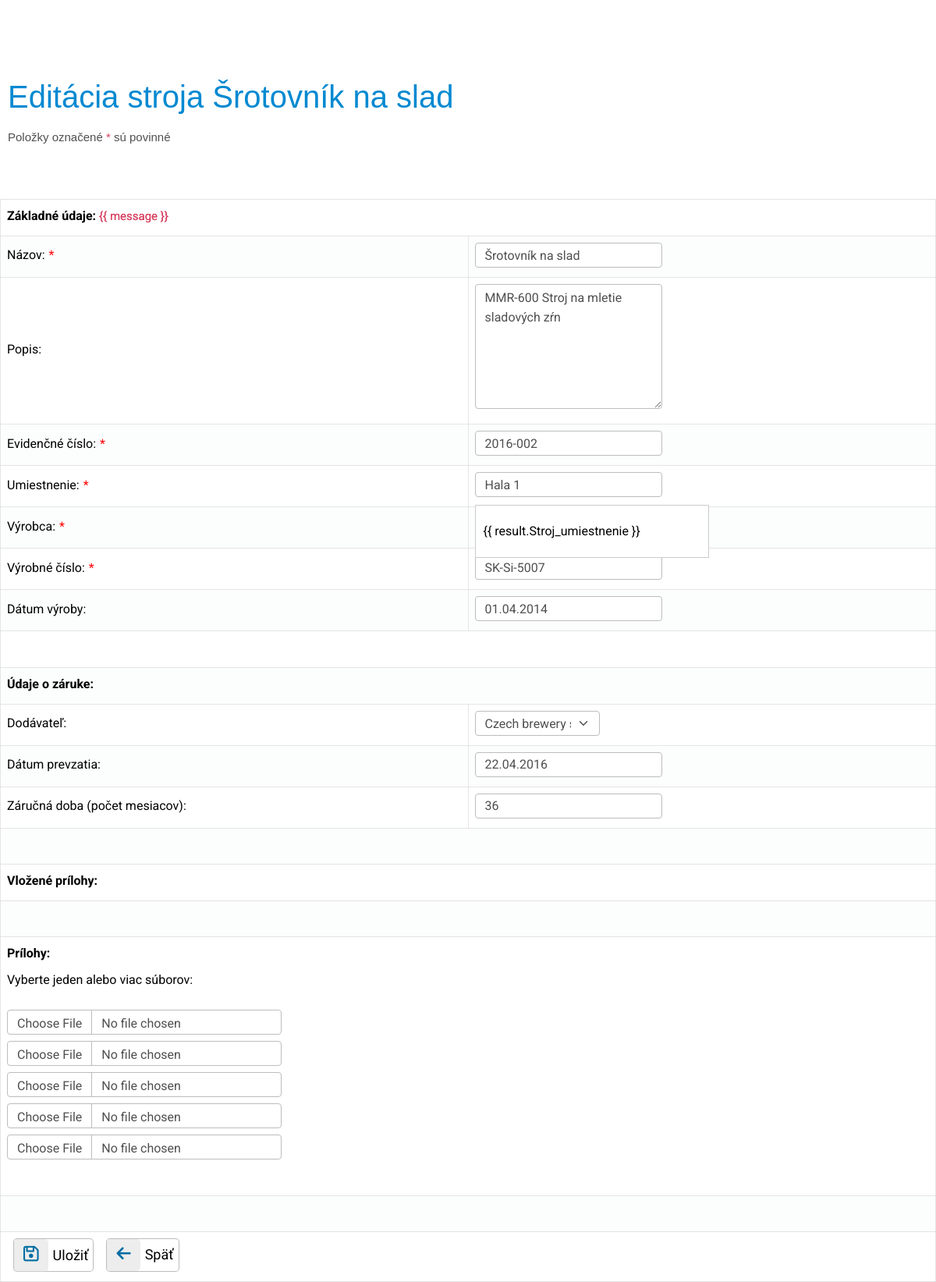
Page /src/form/stroj.php?StrojID=2 (signed in) on the committed database.
### tables this page shows
CREATE TABLE `stroj` (
  `Stroj_nazov` varchar(50) NOT NULL,
  `Stroj_popis` varchar(100) DEFAULT NULL,
  `Stroj_vyrobca` varchar(30) NOT NULL,
  `Stroj_umiestnenie` varchar(30) NOT NULL,
  `Stroj_datum_vyroby` date DEFAULT NULL,
  `Stroj_vyrobne_cislo` varchar(20) NOT NULL,
  `Stroj_evidencne_cislo` varchar(20) NOT NULL,
  `Stroj_datum_prevzatia` date DEFAULT NULL,
  `Stroj_zarucna_doba` int(11) DEFAULT NULL,
  `StrojID` int(10) UNSIGNED NOT NULL,
  `DodavatelID` int(10) UNSIGNED DEFAULT NULL
);

### lib.php (called while the page is built, shortened)
<?php
function strip_tags_html($input) {
	$input = strip_tags($input);
	$input = htmlspecialchars($input);
	return $input;
}
function selected($nazovprem,$hodnota)
{
 if ($nazovprem == $hodnota)
 return 'selected';
}
?>

### src/form/stroj.php (the view, shortened to what this page needs)
<!DOCTYPE html>
<html>
<head>
    <?php include_once '../partials/head.php';
    include_once "../../lib.php";
    include '../auth/login.php';
    ?>
    <link rel="stylesheet" href="//code.jquery.com/ui/1.13.2/themes/base/jquery-ui.css">
    <link rel="stylesheet" href="https://cdn.jsdelivr.net/npm/bootstrap-icons@1.3.0/font/bootstrap-icons.css" />
</head>
<body>
<?php
mysqli_set_charset($dblink, "utf8mb4");
$StrojID=mysqli_real_escape_string($dblink,strip_tags_html($_GET["StrojID"]));
$StrojID=intval($StrojID);
if($StrojID)
{
    $zobrazit=strip_tags_html($_GET["zobrazit"]);
    $sql="SELECT * FROM stroj  WHERE stroj.StrojID = $StrojID";
    $vysledok = mysqli_query($dblink,$sql);
    $riadok = mysqli_fetch_assoc($vysledok);
    $Stroj_nazov = strip_tags_html($riadok["Stroj_nazov"]);
    $Stroj_popis = strip_tags_html($riadok["Stroj_popis"]);
    $Stroj_datum_vyroby = strip_tags_html($riadok["Stroj_datum_vyroby"]);
    $Stroj_vyrobca = strip_tags_html($riadok["Stroj_vyrobca"]);
    $Stroj_umiestnenie = strip_tags_html($riadok["Stroj_umiestnenie"]);
    $Stroj_vyrobne_cislo = strip_tags_html($riadok["Stroj_vyrobne_cislo"]);
    $Stroj_evidencne_cislo = strip_tags_html($riadok["Stroj_evidencne_cislo"]);
    $Stroj_datum_prevzatia = strip_tags_html($riadok["Stroj_datum_prevzatia"]);
    $Stroj_zarucna_doba = strip_tags_html($riadok["Stroj_zarucna_doba"]);
    $DodavatelID = strip_tags_html($riadok["DodavatelID"]);
    if($zobrazit)
    {
        $akcia="preview";
        $nadpis = "Stroj ".$Stroj_nazov;
    }
    else
    {
        $akcia = "update";
        $nadpis = "Editácia stroja ".$Stroj_nazov;
    }
    if($Stroj_datum_vyroby == "0000-00-00") $Stroj_datum_vyroby = "";
    else $Upraveny_datum_vyroby = date("d.m.Y", strtotime($Stroj_datum_vyroby));
    if($Stroj_datum_prevzatia == "0000-00-00") $Stroj_datum_prevzatia = "";
    else $Upraveny_datum_prevzatia = date("d.m.Y", strtotime($Stroj_datum_prevzatia));
}
?>
<h1><?php echo $nadpis; ?></h1>
<p>
<form id ="myapp_form" action="../zmena/zmena_stroja.php" method="POST" enctype="multipart/form-data" onsubmit="return app.evidencneCisloChecked" >
    <p class="oznam text-grey text-start">Položky označené <span class="red bold">*</span> sú povinné</p>
    <table class="zoznam">
        <tr><td colspan="2"><b>Základné údaje: </b><span class="cervene" v-if="message" >{{ message }}</span></td></tr>
        <tr><td>Názov: <span class="hviezdicka">*</span></td><td style="width:50%;"><input required type="text" class="form-control" name="Stroj_nazov" value="<?php echo $Stroj_nazov;?>" <?php echo disabled($akcia);?>/></td></tr>
        <tr><td>Popis:</td><td> <textarea type="text" class="form-control w-responsive" name="Stroj_popis"  <?php echo disabled($akcia);?> ><?php echo $Stroj_popis;?></textarea></br></td></tr>
        <tr><td>Evidenčné číslo: <span class="hviezdicka">*</span></td><td style="width:50%;"><input required type="text" class="form-control" v-model="evidencneCislo" name="Stroj_evidencne_cislo" @change="checkEvidencneCislo()" value="<?php echo $Stroj_evidencne_cislo;?>" <?php echo disabled($akcia);?>/></td></tr>
        <tr><td>Umiestnenie: <span class="hviezdicka">*</span></td>
            <td>
                <ul>
                    <div>
                        <input
                                class="form-control"
                                type="text"
                                name="Stroj_umiestnenie"
                                v-model="searchInput"
                                placeholder="Zadajte umiestnenie"
                                autocomplete="off"
                                @focus="showResults = true"
                                @blur="showResults = false"
                                @keydown.down.prevent="moveSelection(1)"
                                @keydown.up.prevent="moveSelection(-1)"
                                @keydown.enter.prevent="selectMachinePosition(filteredMachinePositions[selectedIndex].Stroj_umiestnenie)"
                                value="<?php echo $Stroj_umiestnenie;?>"
                            <?php echo disabled($akcia);?>
                                required
                        />
                        <div class="results zoznam_pozicii" v-if="showResults && filteredMachinePositions.length > 0">
                            <ul>
                                <li
                                        class="pozicie"
                                        v-for="(result, index) in filteredMachinePositions"
                                        :key="index"
                                        v-if="index < 5"
                                        @mouseover="mouseover(index)"
                                        @click="selectMachinePosition(result.Stroj_umiestnenie)"
                                        @mousedown.prevent
                                        :class="{ selected: selectedIndex === index || mouseIndex === index }"
                                >
                                    {{ result.Stroj_umiestnenie }}
                                </li>
                            </ul>
                        </div>
                    </div>
                </ul>
            </td>
        </tr>
        <tr><td>Výrobca: <span class="hviezdicka">*</span></td><td style="width:50%;"><input required type="text" class="form-control" name="Stroj_vyrobca"   value="<?php echo $Stroj_vyrobca;?>" <?php echo disabled($akcia);?>/></td></tr>
        <tr><td>Výrobné číslo: <span class="hviezdicka">*</span></td><td> <input required type="text" class="form-control" name="Stroj_vyrobne_cislo" placeholder="" value="<?php echo $Stroj_vyrobne_cislo;?>" <?php echo disabled($akcia);?>/></br></td></tr>
        <tr><td>Dátum výroby:</td><td> <input type="text" class="form-control" id="datepicker" name="Stroj_datum_vyroby"   autocomplete="off" value="<?php echo $Upraveny_datum_vyroby;?>" <?php echo disabled($akcia);?> /></br></td></tr>
        <tr><td colspan="2"><br></td></tr>
        <tr><td colspan="2"><b>Údaje o záruke:</b></td></tr>
        <tr><td style = "vertical-align:middle !important;">Dodávateľ:</td>
            <td style = "vertical-align:middle !important;">
                <?php $sql = "Select * FROM dodavatel";
                $vysledok=mysqli_query($dblink,$sql);
                if (!$vysledok):
                    echo "Doslo k chybe pri vytvarani SQL dotazu !";
                else:
                    ?>
                    <select class = "form-select" name="DodavatelID" <?php echo disabled($akcia);?>>
                            <?php while($riadok=mysqli_fetch_assoc($vysledok)): ?>
                                <option value="<?php echo $riadok["DodavatelID"];?>" <?php echo selected($DodavatelID,$riadok["DodavatelID"]); ?>><?php echo $riadok["Dod_nazov"]; ?></option>
                            <?php endwhile; ?>
                        </select>
                    </form>
                <?php endif; ?>
        <tr><td>Dátum prevzatia:</td><td> <input type="text" class="form-control" id="datepicker2" name="Stroj_datum_prevzatia"  autocomplete="off" value="<?php echo $Upraveny_datum_prevzatia;?>" <?php echo disabled($akcia);?>/></br></td></tr>
        <tr><td>Záručná doba (počet mesiacov):</td><td> <input type="number" class="form-control" name="Stroj_zarucna_doba" value="<?php echo $Stroj_zarucna_doba;?>" <?php echo disabled($akcia);?>/></br></td></tr>
        <tr><td colspan="2"><br></td></tr>
        <?php if($StrojID): ?>
        <tr><td colspan="2"><b>Vložené prílohy:</b>
                </td></tr>
        <tr><td colspan="2"><br></td></tr>
        <?php endif; ?>
        <?php if($akcia !='preview'):?>
        <tr><td colspan="2"><label for="files" class="mb-2"><b>Prílohy:</b></label><br>Vyberte jeden alebo viac súborov:<br><br>
                <input class="mb-2 form-control" type="file" id="userfile" name="userfile1" ><br>
                <input class="mb-2 form-control" type="file" id="userfile" name="userfile2" ><br>
                <input class="mb-2 form-control" type="file" id="userfile" name="userfile3" ><br>
                <input class="mb-2 form-control" type="file" id="userfile" name="userfile4" ><br>
                <input class="mb-2 form-control" type="file" id="userfile" name="userfile5" >
                <br><br></td></tr><br><br>
        <tr><td colspan="2"><br></td></tr>
        <?php endif; ?>
        <tr><td colspan="2">
                        <?php if($akcia !='preview'):?>
                        <div class="d-flex" style="margin-right: 40px !important;">
                            <button type="submit" title="Uložiť" value="Uložiť"  class="btn-light btn-labeled btn_ikony">
                                <span class="btn-label"><i class="fa-regular fa-floppy-disk"></i></span>Uložiť
                            </button>
                            <button type="submit" name="back" form="back" value="Späť" title="Spať" class="btn-light btn-labeled btn_ikony ">
                                <span class="btn-label"><i class="fa fa-arrow-left" style="font-size: 1.3rem;"></i></span>Späť
                            </button>
                        </div>
                        <?php else:?>
                            <button type="submit" name="back" form="back" value="Späť" title="Spať" class="btn-light btn-labeled btn_ikony">
                                <span class="btn-label "><i class="fa fa-arrow-left"></i></span>Späť
                            </button>
                        <?php endif;?>
                    </td></tr>
</p>
</body>
</html>

### rows in the picture
stroj: Stroj_nazov "Editácia stroja Šrotovník na slad", Stroj_nazov "Šrotovník na slad", Stroj_popis "MMR-600 Stroj na mletie sladových zŕn", Stroj_evidencne_cislo "2016-002", Stroj_umiestnenie "Hala 1", Stroj_vyrobne_cislo "SK-Si-5007", Stroj_datum_vyroby "01.04.2014", Stroj_datum_prevzatia "22.04.2016", Stroj_zarucna_doba "36"

### other values in the picture
form field DodavatelID "Czech brewery s.r.o."
